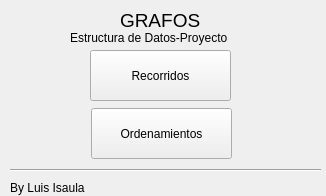
<?xml version="1.0" encoding="UTF-8"?>
<ui version="4.0">
 <class>Widget</class>
 <widget class="QWidget" name="Widget">
  <property name="geometry">
   <rect>
    <x>0</x>
    <y>0</y>
    <width>326</width>
    <height>196</height>
   </rect>
  </property>
  <property name="windowTitle">
   <string>Widget</string>
  </property>
  <widget class="Line" name="line_2">
   <property name="geometry">
    <rect>
     <x>10</x>
     <y>160</y>
     <width>311</width>
     <height>20</height>
    </rect>
   </property>
   <property name="orientation">
    <enum>Qt::Horizontal</enum>
   </property>
  </widget>
  <widget class="QPushButton" name="pushButton">
   <property name="geometry">
    <rect>
     <x>90</x>
     <y>50</y>
     <width>141</width>
     <height>51</height>
    </rect>
   </property>
   <property name="text">
    <string>Recorridos</string>
   </property>
  </widget>
  <widget class="QPushButton" name="pushButton_2">
   <property name="geometry">
    <rect>
     <x>91</x>
     <y>108</y>
     <width>141</width>
     <height>51</height>
    </rect>
   </property>
   <property name="text">
    <string>Ordenamientos</string>
   </property>
  </widget>
  <widget class="QLabel" name="label">
   <property name="geometry">
    <rect>
     <x>10</x>
     <y>180</y>
     <width>91</width>
     <height>16</height>
    </rect>
   </property>
   <property name="text">
    <string>By Luis Isaula</string>
   </property>
  </widget>
  <widget class="QLabel" name="label_2">
   <property name="geometry">
    <rect>
     <x>120</x>
     <y>10</y>
     <width>81</width>
     <height>21</height>
    </rect>
   </property>
   <property name="font">
    <font>
     <pointsize>14</pointsize>
    </font>
   </property>
   <property name="text">
    <string>GRAFOS</string>
   </property>
  </widget>
  <widget class="QLabel" name="label_3">
   <property name="geometry">
    <rect>
     <x>70</x>
     <y>30</y>
     <width>181</width>
     <height>16</height>
    </rect>
   </property>
   <property name="text">
    <string>Estructura de Datos-Proyecto</string>
   </property>
  </widget>
 </widget>
 <layoutdefault spacing="6" margin="11"/>
 <resources/>
 <connections/>
</ui>
